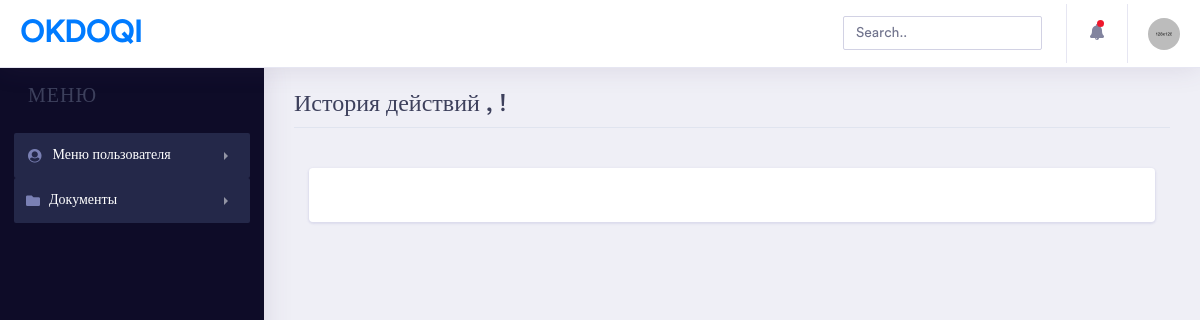
The app's page /home/history/, older data.
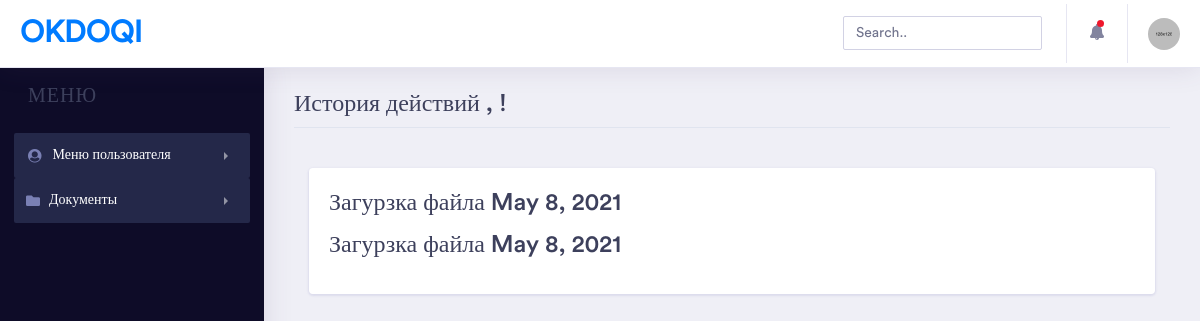
The same page, newer data.
### home/models.py (models this page shows, shortened)
class Actions_user(models.Model):
    action_name = models.CharField(max_length=150)
    time = models.DateField()

### home/views.py (the view)
# urls.py: path('home/history/', views.history,name='history'),
def history(request):
    actions = Actions_user.objects.all()
    return render(request,'home/history.html', {'actions': actions})

### templates/home/history.html (shortened to what this page needs)
 {% extends 'base_home.html' %} &nbsp;
 {%block menuname%}История действий , {{ request.user.first_name }} {{ request.user.last_name }} !{%endblock%}
 {% block content %}
{% load static %}
                    <div class="col-xl-12 col-lg-12 col-md-12 col-sm-12 col-12">
                            <div class="card">
                                <div class="card-body">
                                   {%for el in actions %}
                                        <div class="form-group">
                                            <h2 class="pageheader-title">{{el.action_name}} {{el.time}}</h2>
                                        </div>
                                    {%endfor%}
                                        <div class="col-sm-6 pl-0">
 {% endblock  %}

### templates/base_home.html (shortened to what this page needs)
{% load static %}
<!doctype html>
<html lang="en">
<head>
    <link rel="stylesheet" href="{% static "/vendor/bootstrap/css/bootstrap.min.css" %}">
    <link href="{% static "/vendor/fonts/circular-std/style.css" %}" rel="stylesheet">
    <link rel="stylesheet" href="{% static "/css/style.css" %}">
    <link rel="stylesheet" href="{% static "/vendor/fonts/fontawesome/css/fontawesome-all.css" %}">
    <link rel="stylesheet" href="{% static "/vendor/charts/chartist-bundle/chartist.css" %}">
    <link rel="stylesheet" href="{% static "/vendor/charts/morris-bundle/morris.css" %}">
    <link rel="stylesheet" href="{% static "/vendor/fonts/material-design-iconic-font/css/materialdesignicons.min.css" %}">
    <link rel="stylesheet" href="{% static "/vendor/charts/c3charts/c3.css" %}">
    <link rel="stylesheet" href="{% static "/vendor/fonts/flag-icon-css/flag-icon.min.css" %}">
</head>
<body>
    <div class="dashboard-main-wrapper">
        <div class="dashboard-header">
            <nav class="navbar navbar-expand-lg bg-white fixed-top">
                <a class="navbar-brand" href="{% url 'home' %}">OKDOQI</a>
                <div class="collapse navbar-collapse " id="navbarSupportedContent">
                    <ul class="navbar-nav ml-auto navbar-right-top">
                        <li class="nav-item">
                            <div id="custom-search" class="top-search-bar">
                                <input class="form-control" type="text" placeholder="Search..">
                            </div>
                        </li>
                        <li class="nav-item dropdown notification">
                            <a class="nav-link nav-icons" href="#" id="navbarDropdownMenuLink1" data-toggle="dropdown" aria-haspopup="true" aria-expanded="false"><i class="fas fa-fw fa-bell"></i> <span class="indicator"></span></a>
                        </li>
                        <li class="nav-item dropdown nav-user">
                            <a class="nav-link nav-user-img" href="#" id="navbarDropdownMenuLink2" data-toggle="dropdown" aria-haspopup="true" aria-expanded="false"><img src=" {% static '/images/avatar-1.jpg'%}" alt="" class="user-avatar-md rounded-circle"></a>
                        </li>
                    </ul>
                </div>
            </nav>
        </div>
        <div class="nav-left-sidebar sidebar-dark">
            <div class="menu-list">
                <nav class="navbar navbar-expand-lg navbar-light">
                    <div class="collapse navbar-collapse" id="navbarNav">
                        <ul class="navbar-nav flex-column">
                            <li class="nav-divider">
                                <h3>Меню</h3>
                            </li>
                            <li class="nav-item ">
                                <a class="nav-link active" href="#" data-toggle="collapse" aria-expanded="false" data-target="#submenu-1" aria-controls="submenu-1"><i class="fa fa-fw fa-user-circle"></i>Меню пользователя <span class="badge badge-success">6</span></a>
                            <li class="nav-item ">
                                <a class="nav-link active" href="#" data-toggle="collapse" aria-expanded="false" data-target="#submenu-2" aria-controls="submenu-2"><i class="fas fa-f fa-folder"></i>Документы <span class="badge badge-success">6</span></a>
                        </ul>
                    </div>
                </nav>
            </div>
        </div>
        <div class="dashboard-wrapper">
            <div class="dashboard-ecommerce">
                <div class="container-fluid dashboard-content ">
                    <div class="row">
                        <div class="col-xl-12 col-lg-12 col-md-12 col-sm-12 col-12">
                            <div class="page-header">
                                <h3 class="pageheader-title">{%block menuname%}{%endblock%}</h3>
                                <div class="page-breadcrumb">
                                    <nav aria-label="breadcrumb">
                                        <ol class="breadcrumb">
                                        </ol>
                                    </nav>
                                </div>
                            </div>
                        </div>
                    </div>
                    {% block content %}
                     {% endblock %}
                        </div>
                            <div class="col-xl-4 col-lg-6 col-md-6 col-sm-12 col-12">
                        </div>
                    </div>
                </div>
            </div>
        </div>
    </div>
    <link rel="stylesheet" href="{% static "/vendor/fonts/flag-icon-css/flag-icon.min.css" %}">
</body>
</html>

Row changes from the older to the newer data that the page shows:
added Actions_user: action_name "Загурзка файла", time "May 8, 2021"
added Actions_user: action_name "Загурзка файла", time "May 8, 2021"
